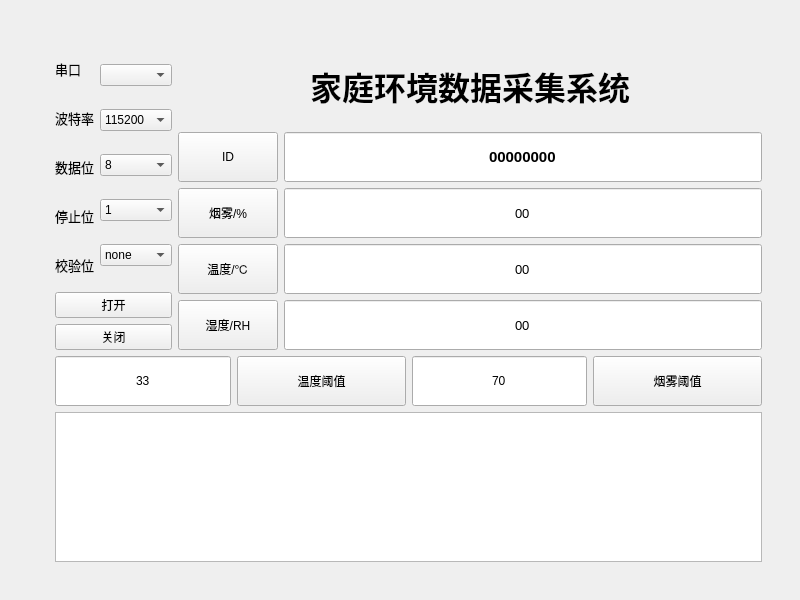
<?xml version="1.0" encoding="UTF-8"?>
<ui version="4.0">
 <class>Widget</class>
 <widget class="QWidget" name="Widget">
  <property name="geometry">
   <rect>
    <x>0</x>
    <y>0</y>
    <width>800</width>
    <height>600</height>
   </rect>
  </property>
  <property name="windowTitle">
   <string>Widget</string>
  </property>
  <widget class="QWidget" name="">
   <property name="geometry">
    <rect>
     <x>55</x>
     <y>47</y>
     <width>707</width>
     <height>515</height>
    </rect>
   </property>
   <layout class="QGridLayout" name="gridLayout_2">
    <item row="0" column="0">
     <layout class="QGridLayout" name="gridLayout">
      <item row="0" column="0" rowspan="2">
       <layout class="QHBoxLayout" name="horizontalLayout">
        <item>
         <layout class="QVBoxLayout" name="verticalLayout">
          <item>
           <widget class="QLabel" name="label">
            <property name="font">
             <font>
              <family>Arial</family>
              <pointsize>10</pointsize>
             </font>
            </property>
            <property name="text">
             <string>串口</string>
            </property>
           </widget>
          </item>
          <item>
           <widget class="QLabel" name="label_2">
            <property name="font">
             <font>
              <family>Arial</family>
              <pointsize>10</pointsize>
             </font>
            </property>
            <property name="text">
             <string>波特率</string>
            </property>
           </widget>
          </item>
          <item>
           <widget class="QLabel" name="label_3">
            <property name="font">
             <font>
              <family>Arial</family>
              <pointsize>10</pointsize>
             </font>
            </property>
            <property name="text">
             <string>数据位</string>
            </property>
           </widget>
          </item>
          <item>
           <widget class="QLabel" name="label_4">
            <property name="font">
             <font>
              <family>Arial</family>
              <pointsize>10</pointsize>
             </font>
            </property>
            <property name="text">
             <string>停止位</string>
            </property>
           </widget>
          </item>
          <item>
           <widget class="QLabel" name="label_5">
            <property name="font">
             <font>
              <family>Arial</family>
              <pointsize>10</pointsize>
             </font>
            </property>
            <property name="text">
             <string>校验位</string>
            </property>
           </widget>
          </item>
         </layout>
        </item>
        <item>
         <layout class="QVBoxLayout" name="verticalLayout_2">
          <item>
           <widget class="QComboBox" name="serial_com"/>
          </item>
          <item>
           <widget class="QComboBox" name="serial_baud">
            <property name="currentIndex">
             <number>2</number>
            </property>
            <item>
             <property name="text">
              <string>9600</string>
             </property>
            </item>
            <item>
             <property name="text">
              <string>38400</string>
             </property>
            </item>
            <item>
             <property name="text">
              <string>115200</string>
             </property>
            </item>
           </widget>
          </item>
          <item>
           <widget class="QComboBox" name="serial_data">
            <property name="currentIndex">
             <number>3</number>
            </property>
            <item>
             <property name="text">
              <string>5</string>
             </property>
            </item>
            <item>
             <property name="text">
              <string>6</string>
             </property>
            </item>
            <item>
             <property name="text">
              <string>7</string>
             </property>
            </item>
            <item>
             <property name="text">
              <string>8</string>
             </property>
            </item>
           </widget>
          </item>
          <item>
           <widget class="QComboBox" name="serial_check">
            <item>
             <property name="text">
              <string>1</string>
             </property>
            </item>
            <item>
             <property name="text">
              <string>1.5</string>
             </property>
            </item>
            <item>
             <property name="text">
              <string>2</string>
             </property>
            </item>
           </widget>
          </item>
          <item>
           <widget class="QComboBox" name="serial_stop">
            <item>
             <property name="text">
              <string>none</string>
             </property>
            </item>
           </widget>
          </item>
         </layout>
        </item>
       </layout>
      </item>
      <item row="0" column="1" colspan="2">
       <widget class="QLabel" name="label_9">
        <property name="text">
         <string>&lt;html&gt;&lt;head/&gt;&lt;body&gt;&lt;p&gt;&lt;span style=&quot; font-size:24pt; font-weight:600;&quot;&gt;家庭环境数据采集系统&lt;/span&gt;&lt;/p&gt;&lt;/body&gt;&lt;/html&gt;</string>
        </property>
        <property name="alignment">
         <set>Qt::AlignCenter</set>
        </property>
       </widget>
      </item>
      <item row="1" column="1" rowspan="2">
       <layout class="QVBoxLayout" name="verticalLayout_3">
        <item>
         <widget class="QPushButton" name="pushButton_3">
          <property name="minimumSize">
           <size>
            <width>100</width>
            <height>50</height>
           </size>
          </property>
          <property name="text">
           <string>ID</string>
          </property>
         </widget>
        </item>
        <item>
         <widget class="QPushButton" name="pushButton_4">
          <property name="minimumSize">
           <size>
            <width>100</width>
            <height>50</height>
           </size>
          </property>
          <property name="text">
           <string>烟雾/%</string>
          </property>
         </widget>
        </item>
        <item>
         <widget class="QPushButton" name="pushButton_5">
          <property name="minimumSize">
           <size>
            <width>100</width>
            <height>50</height>
           </size>
          </property>
          <property name="text">
           <string>温度/℃</string>
          </property>
         </widget>
        </item>
        <item>
         <widget class="QPushButton" name="pushButton_6">
          <property name="minimumSize">
           <size>
            <width>100</width>
            <height>50</height>
           </size>
          </property>
          <property name="text">
           <string>湿度/RH</string>
          </property>
         </widget>
        </item>
       </layout>
      </item>
      <item row="1" column="2" rowspan="2">
       <layout class="QVBoxLayout" name="verticalLayout_5">
        <item>
         <widget class="QLineEdit" name="serial_id">
          <property name="minimumSize">
           <size>
            <width>130</width>
            <height>50</height>
           </size>
          </property>
          <property name="font">
           <font>
            <family>Arial</family>
            <pointsize>11</pointsize>
            <weight>75</weight>
            <bold>true</bold>
           </font>
          </property>
          <property name="text">
           <string>00000000</string>
          </property>
          <property name="alignment">
           <set>Qt::AlignCenter</set>
          </property>
          <property name="readOnly">
           <bool>true</bool>
          </property>
         </widget>
        </item>
        <item>
         <widget class="QLineEdit" name="serial_gas">
          <property name="minimumSize">
           <size>
            <width>130</width>
            <height>50</height>
           </size>
          </property>
          <property name="font">
           <font>
            <family>Arial</family>
            <pointsize>10</pointsize>
            <weight>50</weight>
            <bold>false</bold>
           </font>
          </property>
          <property name="text">
           <string>00</string>
          </property>
          <property name="alignment">
           <set>Qt::AlignCenter</set>
          </property>
          <property name="readOnly">
           <bool>true</bool>
          </property>
         </widget>
        </item>
        <item>
         <widget class="QLineEdit" name="serial_dht_wendu">
          <property name="minimumSize">
           <size>
            <width>130</width>
            <height>50</height>
           </size>
          </property>
          <property name="font">
           <font>
            <family>Arial</family>
            <pointsize>10</pointsize>
           </font>
          </property>
          <property name="text">
           <string>00</string>
          </property>
          <property name="alignment">
           <set>Qt::AlignCenter</set>
          </property>
          <property name="readOnly">
           <bool>true</bool>
          </property>
         </widget>
        </item>
        <item>
         <widget class="QLineEdit" name="serial_dht_shidu">
          <property name="minimumSize">
           <size>
            <width>130</width>
            <height>50</height>
           </size>
          </property>
          <property name="font">
           <font>
            <family>Arial</family>
            <pointsize>10</pointsize>
           </font>
          </property>
          <property name="text">
           <string>00</string>
          </property>
          <property name="alignment">
           <set>Qt::AlignCenter</set>
          </property>
          <property name="readOnly">
           <bool>true</bool>
          </property>
         </widget>
        </item>
       </layout>
      </item>
      <item row="2" column="0">
       <layout class="QVBoxLayout" name="verticalLayout_4">
        <item>
         <widget class="QPushButton" name="serial_open">
          <property name="text">
           <string>打开</string>
          </property>
         </widget>
        </item>
        <item>
         <widget class="QPushButton" name="serial_close">
          <property name="text">
           <string>关闭</string>
          </property>
         </widget>
        </item>
       </layout>
      </item>
      <item row="3" column="0" colspan="3">
       <layout class="QHBoxLayout" name="horizontalLayout_2">
        <item>
         <widget class="QLineEdit" name="temp_high">
          <property name="minimumSize">
           <size>
            <width>120</width>
            <height>50</height>
           </size>
          </property>
          <property name="text">
           <string>33</string>
          </property>
          <property name="alignment">
           <set>Qt::AlignCenter</set>
          </property>
         </widget>
        </item>
        <item>
         <widget class="QPushButton" name="temp_high_send">
          <property name="minimumSize">
           <size>
            <width>169</width>
            <height>50</height>
           </size>
          </property>
          <property name="text">
           <string>温度阈值</string>
          </property>
         </widget>
        </item>
        <item>
         <widget class="QLineEdit" name="gas_high">
          <property name="minimumSize">
           <size>
            <width>120</width>
            <height>50</height>
           </size>
          </property>
          <property name="text">
           <string>70</string>
          </property>
          <property name="alignment">
           <set>Qt::AlignCenter</set>
          </property>
         </widget>
        </item>
        <item>
         <widget class="QPushButton" name="sun_high_send">
          <property name="minimumSize">
           <size>
            <width>169</width>
            <height>50</height>
           </size>
          </property>
          <property name="text">
           <string>烟雾阈值</string>
          </property>
         </widget>
        </item>
       </layout>
      </item>
     </layout>
    </item>
    <item row="1" column="0">
     <widget class="QPlainTextEdit" name="serial_rx_edit">
      <property name="maximumSize">
       <size>
        <width>16777215</width>
        <height>150</height>
       </size>
      </property>
     </widget>
    </item>
   </layout>
  </widget>
 </widget>
 <resources/>
 <connections/>
</ui>
